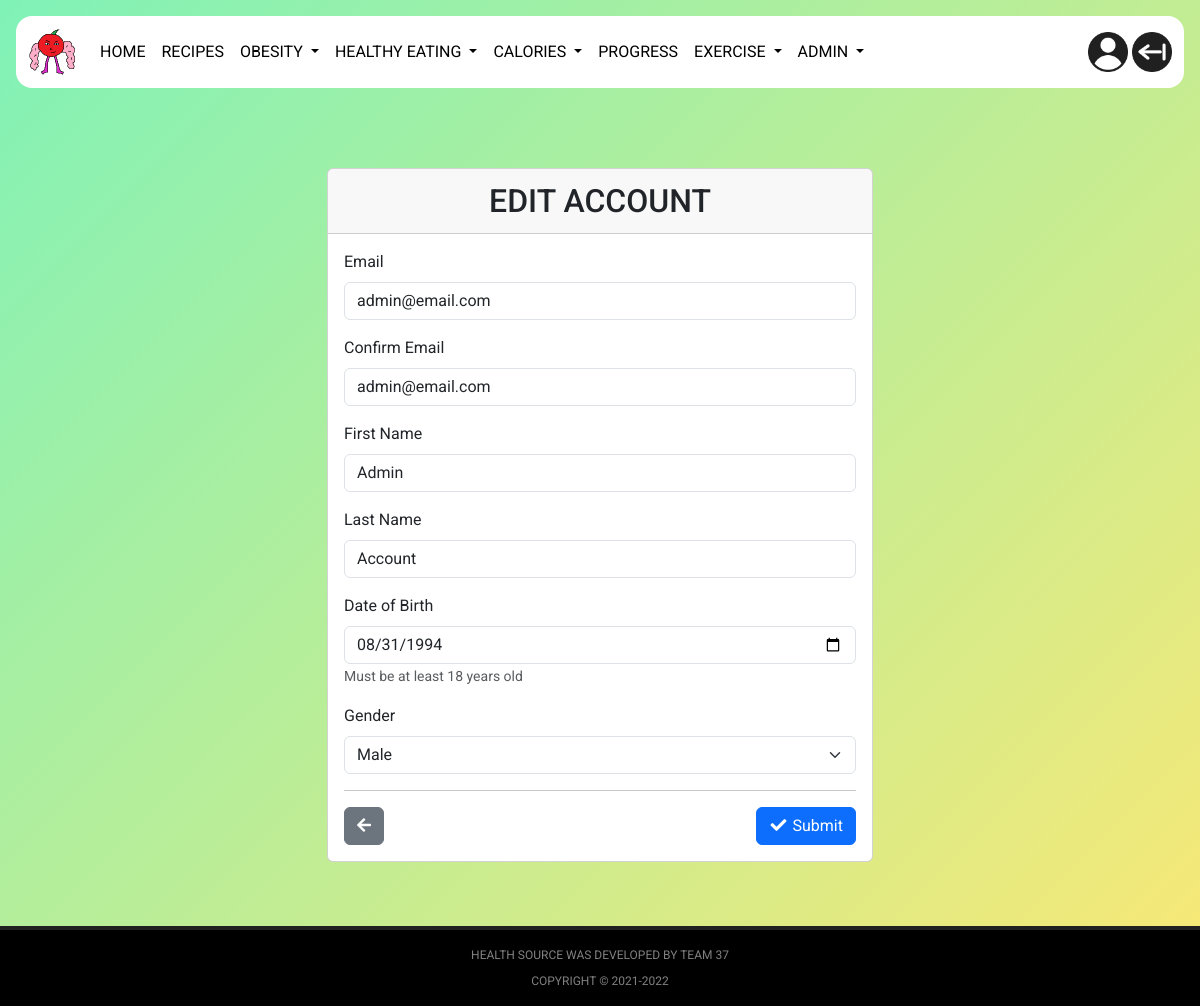
Screenshot of /accounts/1/edit/?back=/profile/ (signed in) with the database file from the repository.
### models.py (models this page shows, shortened)
class User(db.Model, UserMixin):
    __tablename__ = "users"
    id = db.Column(db.Integer, primary_key=True)
    email = db.Column(db.String(255), nullable=False, unique=True)
    _password = db.Column(db.String(255), nullable=False)
    is_admin = db.Column(db.Boolean, default=False, nullable=False)
    first_name = db.Column(db.String(35), nullable=False)
    last_name = db.Column(db.String(35), nullable=False)
    date_of_birth = db.Column(db.Date, nullable=False)
    gender = db.Column(db.Enum(GenderEnum, values_callable=lambda x: [c.value for c in GenderEnum]), nullable=False)
    created_on = db.Column(db.DateTime, server_default=db.func.now())
    updated_on = db.Column(db.DateTime, server_default=db.func.now(), onupdate=db.func.now())
    last_login = db.Column(db.DateTime, nullable=True)
    @hybrid_property
    def password(self):
        """Return the hashed user's password."""
        return self._password

### users/views.py (the view, shortened to what this page needs)
@users_blueprint.route("/accounts/<int:id>/edit/", methods=["GET", "POST"])
@login_required
def edit(id):
    if current_user.id == id or current_user.is_admin:
        account = User.query.filter_by(id=id).first()
    else:
        flash("You don't have the required permissions to access that page!", "danger")
        return redirect(url_for("index"))
    form = EditForm(obj=account, confirm_email=account.email)
    return render_template("users/edit.html", form=form)

### users/forms.py (shortened to what this page needs)
class EditForm(FlaskForm):
    email = StringField(validators=[Required(), Email(message="Email address is invalid.")])
    confirm_email = StringField(validators=[Required(), EqualTo("email", message="The emails do not match.")])
    first_name = StringField(validators=[Required()])
    last_name = StringField(validators=[Required()])
    date_of_birth = DateField("Date of Birth", format="%Y-%m-%d", description="Must be at least 18 years old")
    gender = SelectField(choices=GenderEnum.choices())
    submit = SubmitField()

### app.py (called while the page is built)
    @login_manager.user_loader
    def load_user(id):
        return User.query.get(int(id))

### templates/users/edit.html (shortened to what this page needs)
{% extends "base.html" %}
{% from 'bootstrap5/form.html' import render_field %}
{% block content %}
<div class="container">
  <div class="row card-row">
    <div class="col-12 col-sm-11 col-md-9 col-lg-7 col-xl-6 col-xxl-5 mx-auto my-auto">
      <div class="card">
        <div class="card-header text-center">
          <h1>Edit Account</h1>
        </div>
        <div class="card-body">
          <form novalidate method="post">
            {{ render_field(form.email) }}
            {{ render_field(form.confirm_email) }}
            {{ render_field(form.first_name) }}
            {{ render_field(form.last_name) }}
            {{ render_field(form.date_of_birth) }}
            {{ render_field(form.gender) }}
            <hr>
            <div class="d-flex justify-content-between" style="flex-wrap: wrap;">
              <div>
                <a class="btn btn-secondary {% if not request.args.get('back') %}disabled{% endif %}" href="{{ request.args.get('back') }}">
                  <i class="fas fa-arrow-left"></i>
                </a>
              </div>
              <div>
                <button type="submit" class="btn btn-primary">
                  <i class="fas fa-check fa-fw me-1"></i>Submit
                </button>
              </div>
            </div>
          </form>
        </div>
      </div>
    </div>
  </div>
</div>
{% endblock %}

### static/styles/base.css (style rules this page uses)
body { background-color: #bfee90; background: linear-gradient(135deg, #80f2b7, #fae875); background-repeat: no-repeat; font-family: "Roboto", sans-serif; }
.card-header { text-transform: uppercase; }
.card-header > h1 { font-size: 1.5rem; padding: 0; margin: 0.5rem; line-height: 1; }
.card-row { padding-top: 0rem; padding-bottom: 2rem; min-height: calc(100vh - 104px); height: 100%; }
@media (min-width: 576px) { .card-header > h1 { font-size: 2rem; } }
@media (min-width: 576px) { .card-row { padding-top: 2rem; padding-bottom: 4rem; } }
@media (min-width: 992px) { .card-row { padding-top: 4rem; padding-bottom: 4rem; } }

### rows the page displays
User: email "admin@email.com", first_name "Admin", last_name "Account", date_of_birth "08/31/1994", gender "Male"
